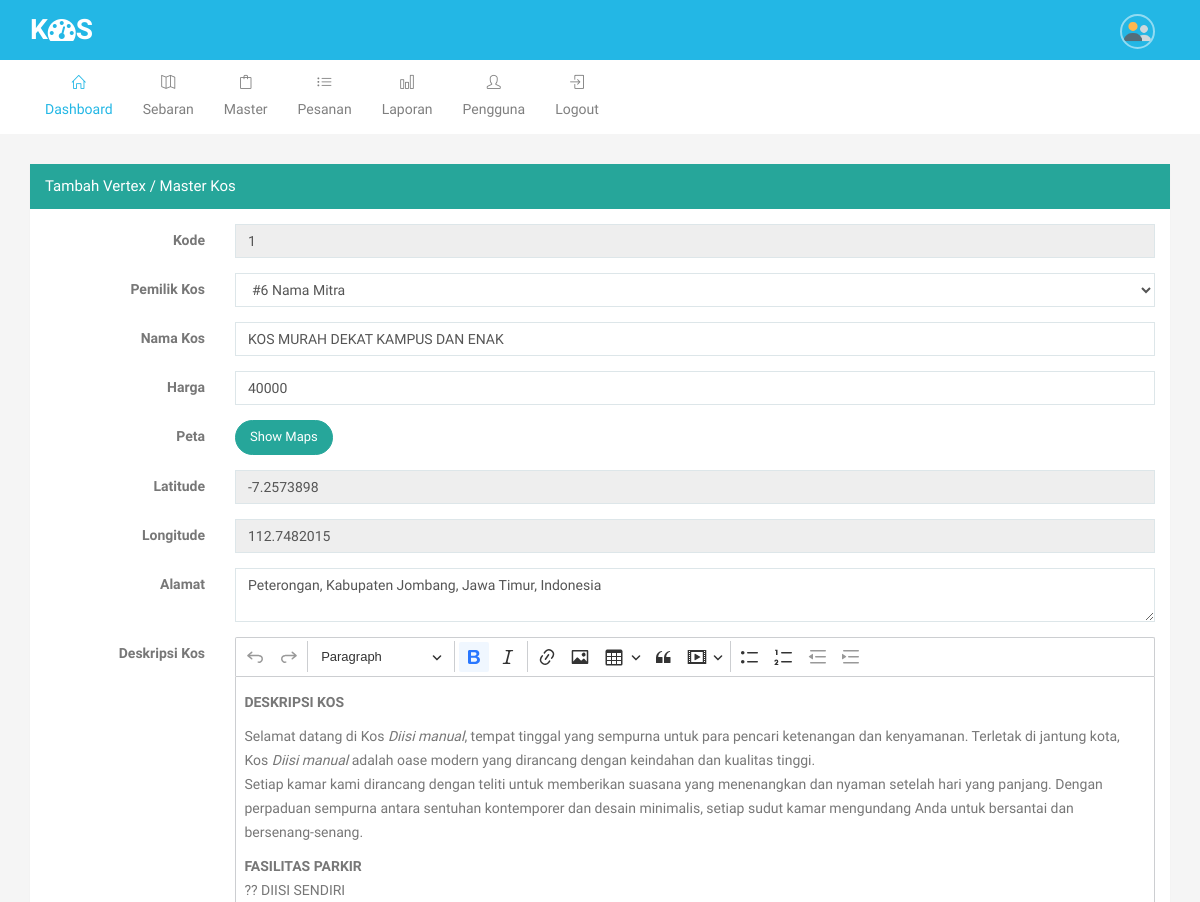
The page /add_kos/2 (signed in, upper part) on the database as committed earlier.
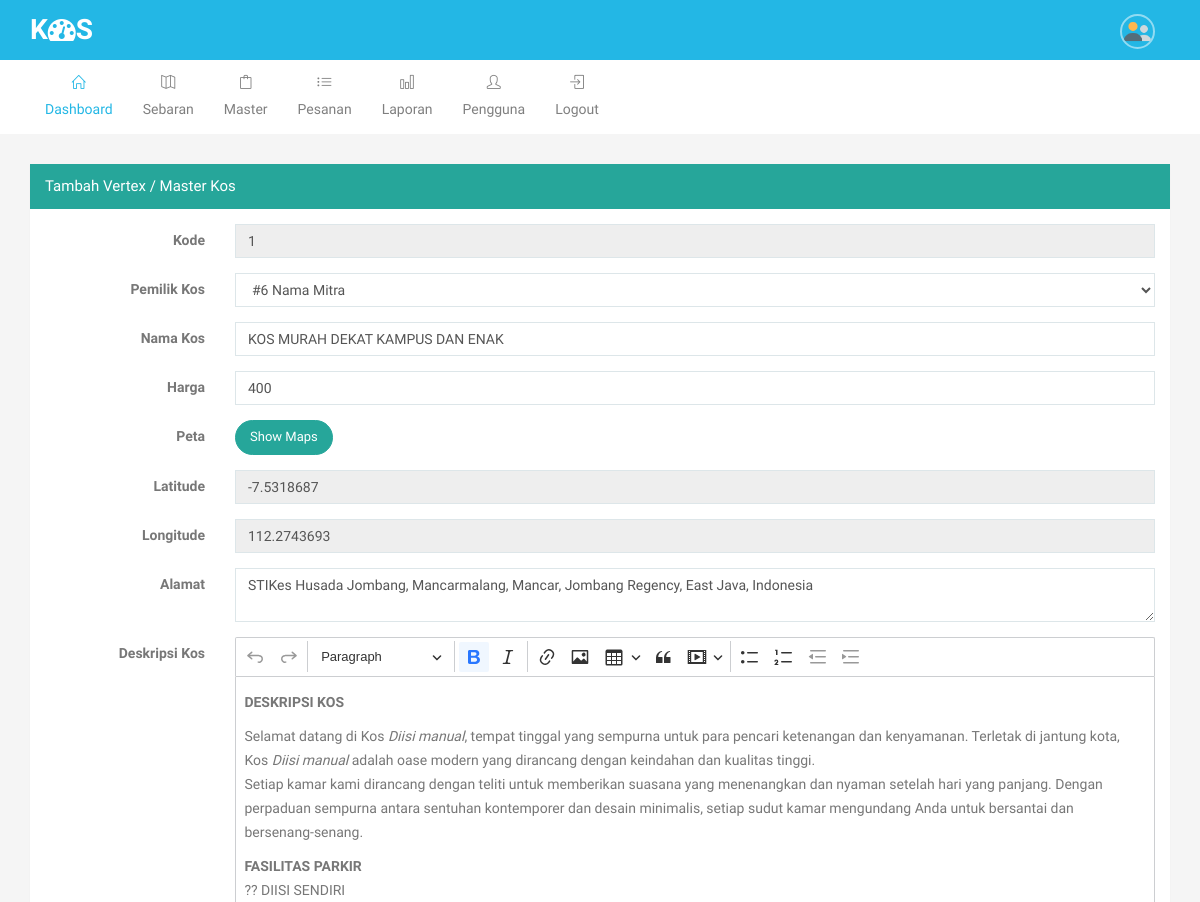
The same page on the database as committed later.
### tables this page shows
CREATE TABLE `m_kos` (
  `id` int(11) NOT NULL,
  `kode` varchar(24) NOT NULL,
  `nama` text NOT NULL,
  `id_mitra` int(11) NOT NULL,
  `harga` int(11) NOT NULL,
  `deskripsi` text NOT NULL,
  `alamat` text NOT NULL,
  `lat` text NOT NULL,
  `lng` text NOT NULL,
  `gambar` text NOT NULL,
  `gambar2` text NOT NULL,
  `gambar3` text NOT NULL
);

### pages/add_kos.php (the view, shortened to what the changed rows need)
<?php
if (!empty($_REQUEST['id'])) {
    $datane = mysqli_fetch_array(mysqli_query($conn,"SELECT * FROM m_kos WHERE id='".$_REQUEST['id']."'"));
}
?>
<div class="row">
    <div class="col-sm-12">
        <div class="panel panel-teal">
            <div class="panel-heading">
                Tambah vertex / master kos
            </div>
            <div class="panel-body">
                <form method="POST" action="" class="form-horizontal" enctype="multipart/form-data">
                    <fieldset>
                     <div class="form-group">
                        <label class="col-sm-2 control-label">Kode</label>
                        <div class="col-sm-10">
                            <input type="text" readonly="" class="form-control" name="kode" value="<?php echo (!empty($datane['kode']))? : rand(1,9999); ?>" placeholder="A, B , C , D , E , F" value="<?php echo $datane['kode']; ?>" required="">
                        </div>
                    </div>
                    <div class="form-group">
                        <label class="col-sm-2 control-label">Pemilik Kos</label>
                        <div class="col-sm-10">
                            <select class="form-control" name="id_mitra"  required="">
                                <?php
                                if ($_SESSION['level']==1) {
                                    $filter = "";
                                }elseif ($_SESSION['level']==3) {
                                    $filter = "WHERE id='".$_SESSION['id_mitra']."'";
                                }
                                $pengguna = mysqli_query($conn,"SELECT * FROM m_mitra $filter");
                                foreach ($pengguna as $key => $damit):
                                    ?>
                                    <option value="<?php echo $damit['id']; ?>"
                                        <?php echo ($datane['id_mitra']==$damit['id']) ? "selected": ""; ?>
                                        ><?php echo "#".$damit['id']." ".$damit['nama']; ?></option>
                                        <?php endforeach; ?>X
                                    </select>
                                </div>
                            </div>
                            <div class="form-group">
                                <label class="col-sm-2 control-label">Nama Kos</label>
                                <div class="col-sm-10">
                                    <input type="text" class="form-control" name="nama" value="<?php echo $datane['nama']; ?>" required="">
                                </div>
                            </div>
                            <div class="form-group">
                                <label class="col-sm-2 control-label">Harga</label>
                                <div class="col-sm-10">
                                    <input type="text" class="form-control" name="harga" value="<?php echo $datane['harga']; ?>" required="">
                                </div>
                            </div>
                            <div class="form-group">
                                <label class="col-sm-2 control-label">Peta</label>
                                <div class="col-sm-10">
                                    <button type="button" class="btn btn-teal btn-rounded" data-toggle="modal" data-target=".bs-example-modal-lg">Show Maps</button>
                                </div>
                            </div>
                            <div class="form-group">
                                <label class="col-sm-2 control-label">Latitude</label>
                                <div class="col-sm-10">
                                    <input type="text" class="form-control" readonly="" id="latitudeInput" name="lat" value="<?php echo $datane['lat']; ?>"  required="">
                                </div>
                            </div>
                            <div class="form-group">
                                <label class="col-sm-2 control-label">Longitude</label>
                                <div class="col-sm-10">
                                    <input type="text" readonly="" class="form-control" id="longitudeInput" name="lng" value="<?php echo $datane['lng']; ?>"  required="">
                                </div>
                            </div>
                            <div class="form-group">
                                <label class="col-sm-2 control-label">Alamat</label>
                                <div class="col-sm-10">
                                    <textarea class="form-control" id="detail_almat" name="alamat"><?php echo $datane['alamat']; ?></textarea>
                                </div>
                            </div>
                            <div class="form-group">
                                <label class="col-sm-2 control-label">Deskripsi Kos</label>
                                <div class="col-sm-10">
                                    </div>
                                </div>
                                </fieldset>
                            </form>
                        </div>
                    </div>
                </div>
            </div>

Rows that differ between the two databases and show on the page:
changed m_kos "#6 Nama Mitra": harga "40000" → "400"; lat "-7.2573898" → "-7.5318687"; lng "112.7482015" → "112.2743693"; alamat "Peterongan, Kabupaten Jombang, Jawa Timur, Indonesia" → "STIKes Husada Jombang, Mancarmalang, Mancar, Jombang Regency, East Java, Indonesia"
